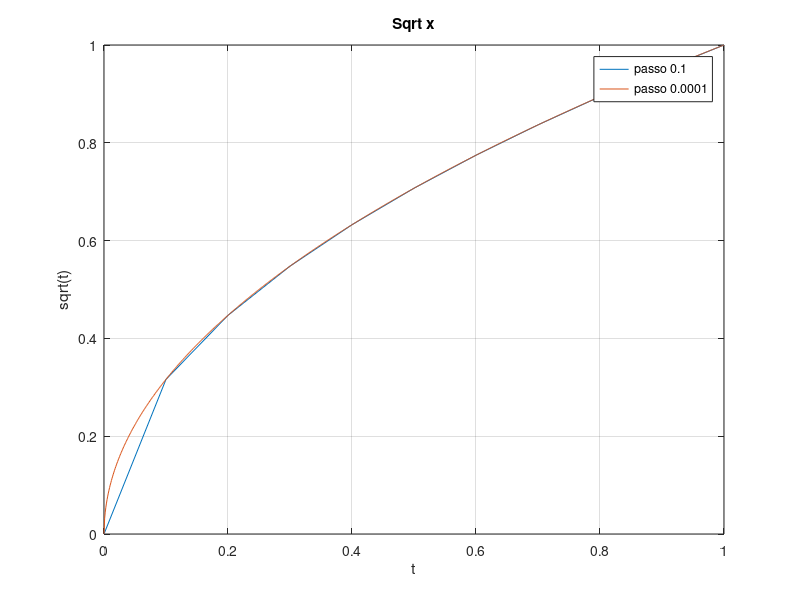
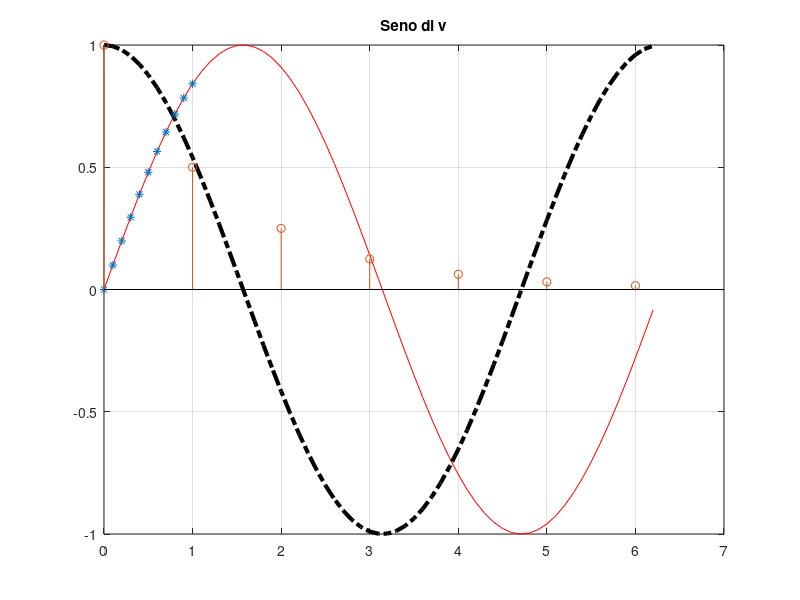
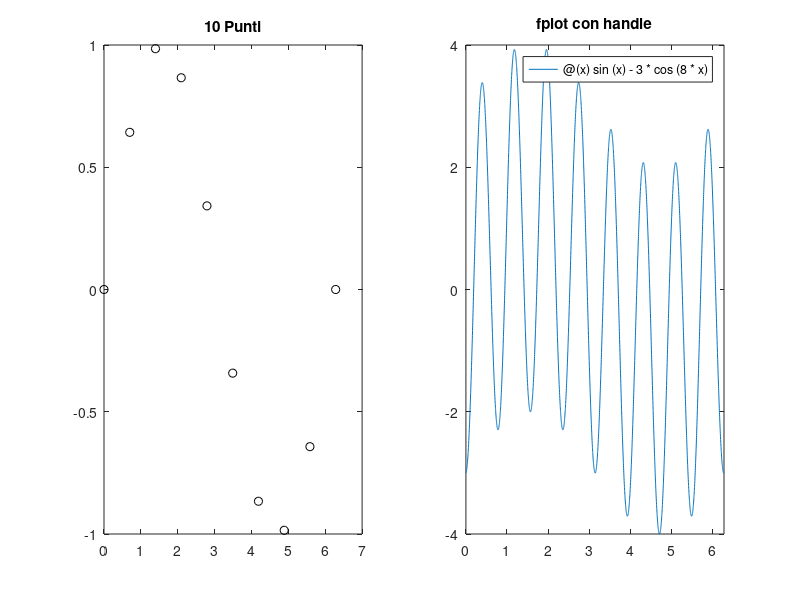

Recreate these plots in MATLAB, in order.
clear; close all; clc; 
t=0:0.1:1; 
figure(1); 
passo01=sqrt(t) 
plot(t, passo01)
xlabel('t')
ylabel('sqrt(t)')
title('Sqrt x')
grid
hold on 
%sovrappone i grafici prodotti da ora in poi 
x=0:0.001:1; 
passo0001=sqrt(x)
plot(x, passo0001); 
legend("passo 0.1", "passo 0.0001"); 
%generare una linea tratteggiata 
close all; 
figure(2); 
v=0:0.1:2*pi; 
plot(v,sin(v), 'r'); %red
grid; 
title("Seno di v") ; 
hold on; 
plot(v,cos(v), 'k-.', 'LineWidth', 3)  %black, dash dotted, 3 LW

%marker 
plot(t, sin(t), '*') %genera solo punti "interpolati" ? 


close all; 
%clear; 
%stem --> utile per disegnare le successioni 
k=0:6; 
y=(1/2).^k; 
stem(k,y) 

%subplot --> divide la figura in una matrice m x n 

close all; 
%clear; 

figure(3) ;
title("Subplot"); 
grid; 
subplot(2,2,1) ;
plot(v, sin(v)) ;
legend("Seno di v"); 
subplot(2,2,2) ;
plot(v, cos(v)) ;
legend("Coseno di v"); 
%%%%%%%%%%%%%%%%%%%%%%%%%%%%%%%%%%%%%%%
clear; close all ;  clc; 

for i=1:2
    t=linspace(0,2*pi, 10*i) ;
    y=sin(t); 
    subplot(1,2,i) ;
    plot(t, y, 'ko') ; %marker e pallini 
    %titolo personalizzato 
    title(sprintf("%d Punti", 10*i)); 
end

%sui grafici posso disegnare funzioni che hanno una forma analitica e anche
%sequenze di numeri qualunque 
%fplot --> specifico per rappresentare funzioni che hanno forma analitica 
%f='sin(3*x) - cos(2*x)'
close all ;
fplot(@(x)sin(x)-3*cos(8*x), [0, 2*pi]); 
title(sprintf("fplot con handle"));